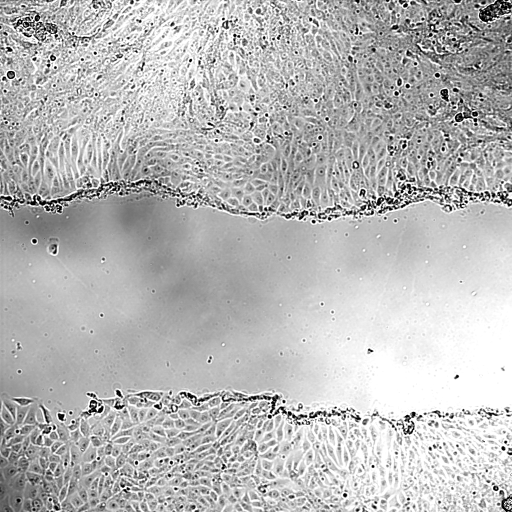
#> input picture final_project/DIC_SN_15_L10_Sum00.tif, 1024 x 1024 px (shown at 1/2 size)
$ jupyter execute --allow-errors 'First Image DIC_SN_15_L10_Sum00.ipynb'
#> lines starting #> are read from the running program, lines starting #| are printed output that depends on the picture; after the words box and inside, x2 and y2 are one past the last pixel; in counts of white or black regions, pixels touching at a corner belong together; long printed decimals are rounded
### final_project/impavi.py
"""
# impavi
I built a Python module with useful functions for Image Processing and Artificial Vision.
 The impavi module is named using the initials (IM)age (P)rocessing and (A)rtificial (VI)sion.

You'll find some simple functions such as impavi.luminance(rgb) and impavi.equalize(im,plot=False)
There are more complex algorithms like Floyd-Steinbeirg (FS) algorithm for error compensation
and the implementation of a Kirsch Compass filter.

If the module is useful to you feel free to
share it citing "Ignacio Cordova Pou; https://github.com/ignaciocordova"
"""

import numpy as np
import matplotlib.pyplot as plt
import scipy
from scipy import signal
import skimage
from scipy.ndimage.measurements import histogram
from skimage.filters.rank import entropy
from sklearn.cluster import KMeans
from scipy import ndimage


# [13 lines left out: function luminance, not called in this run]


def equalize(im,plot=False):

    """"
    Equalize the histogram of a one-channel image.

    Inputs: gray-scale image and plot flag
    Output: equalized image
    """

    h = histogram(im,0,255,256)
    hc = np.cumsum(h)/(im.shape[0]*im.shape[1])

    im_eq = hc[im]

    h_im_eq = histogram(im_eq,0,1,256)
    h_im_eq_c = np.cumsum(h_im_eq)/(im.shape[0]*im.shape[1])

    if plot:

        plt.figure(constrained_layout=True,figsize=(20,20))

        plt.subplot(321)
        plt.imshow(im,cmap='gray')
        plt.title('Original')
        plt.axis('off')


        plt.subplot(322)
        plt.plot(h)
        plt.title('Original Histogram')

        plt.subplot(323)
        plt.plot(255*hc)
        plt.title('Histogram Cumulative Sum Normalized of Original Image')

        plt.subplot(326)
        plt.plot(h_im_eq)
        plt.title('Histogram of Equalized Image')

        plt.subplot(325)
        plt.imshow(im_eq,cmap='gray')
        plt.title('Equalized')
        plt.axis('off')


        plt.subplot(324)
        plt.plot(255*h_im_eq_c)
        plt.title('Histogram Cumulative sum of Equalized Image')

    return im_eq


# [238 lines left out: functions high_pass_filter, low_pass_filter, median_filters, FS, otsu_filter, JJN and 2 more, not called in this run]


def apply_kmeans(im,k,plot=False):
    """
    Applies k-means clustering to an image and automatically selects the largest cluster.

    Inputs: gray-scale image and number of clusters and plot flag
    Output: largest cluster
    """
    dataK = im.reshape(im.shape[0]*im.shape[1],1)
    kmn = KMeans(n_clusters=k, init='k-means++',random_state=0).fit(dataK)
    # a label (0 to k) is assigned to each sample (row)
    labels = kmn.predict(dataK)

    # from 1d-array to 2d-array
    imRes = np.reshape(labels, [im.shape[0], im.shape[1]])

    ref = 0

    for label in range(k):
        cluster_size = np.count_nonzero(imRes==label)
        if cluster_size>ref:
            ref = cluster_size
            final_res = imRes==label

    if plot:
        plt.figure(constrained_layout=True,figsize=(11,11))
        plt.subplot(121)
        plt.imshow(im,cmap='gray')
        plt.title('Input')
        plt.axis('off')
        plt.subplot(122)
        plt.imshow(imRes,cmap='gray')
        plt.title('Largest K-means cluster')
        plt.axis('off')

    return 1-final_res


"""
The following functions were specially built for a project that
you can find in my github.
"""

def show(string):
    """
    Shows an image saved as string

    Inputs: string
    Output: None
    """
#> called with string = 'DIC_SN_15_L10_Sum00.tif'
    im = plt.imread(string)
#> im is the input picture: shape (1024, 1024); min 0, max 255, mean 184.2
    plt.figure(constrained_layout=True,figsize=(8,8))
    plt.imshow(im,cmap='gray')
    plt.axis('off')

# [57 lines left out: functions hfreq_segmentation, edge_enhanced_segmentation, get_ssim, not called in this run]

def state_of_the_art(string):
    """
    Computes the structural similarity index between the results obtained and the manually segmented image.
    Plots the each one of the results with its respective SSIM.

    Inputs: string
    Output: none
    """
#> called with string = 'DIC_SN_15_L10_Sum00'
    im = plt.imread(string+'.tif')
    im_manual = plt.imread(string+'_manual.png')
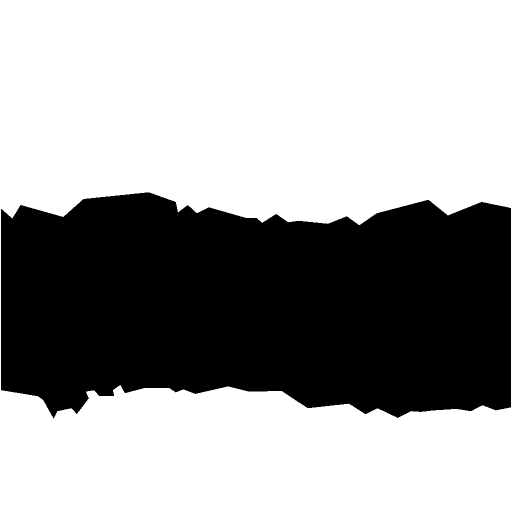
#> input picture final_project/DIC_SN_15_L10_Sum00_manual.png, 1024 x 1024 px (shown at 1/2 size)
#> im_manual: shape (1024, 1024) float32; values 0 (black) and 1 (white), 62.8% white; 1 black region, box (x1, y1, x2, y2) and area: (2, 385, 1022, 837) 389589
    im_topman = plt.imread(string+'_topman.png')
    im_tscratch = plt.imread(string+'_tscratch.png')
    im_multiceg_Seg = plt.imread(string+'_multiCellSeg.png')

    ssim_topman = skimage.metrics.structural_similarity(im_manual,im_topman)
    ssim_tscratch = skimage.metrics.structural_similarity(im_manual,im_tscratch)
    ssim_multiceg_Seg = skimage.metrics.structural_similarity(im_manual,im_multiceg_Seg)
    plt.figure(figsize=(11,11),constrained_layout=True)

    plt.subplot(231)
    plt.axis('off')
    plt.imshow(im,cmap='gray')
    plt.title('Original Image')

    plt.subplot(232)
    plt.axis('off')
    plt.imshow(im_manual,cmap='gray')
    plt.title('Manually segmented (target)')

    plt.subplot(233)
    plt.axis('off')

    plt.imshow(im_topman,cmap='gray')
    plt.title('Topman SSIM={:.2f}'.format(ssim_topman))

    plt.subplot(234)
    plt.axis('off')

    plt.imshow(im_tscratch,cmap='gray')
    plt.title('Tscratch SSIM={:.2f}'.format(ssim_tscratch))

    plt.subplot(235)
    plt.axis('off')

    plt.imshow(im_multiceg_Seg,cmap='gray')
    plt.title('MultiCellSeg SSIM={:.2f}'.format(ssim_multiceg_Seg))


def ssim_matrix(string,final):
    """
    Computes the structural similarity index between the results obtained and the manually segmented image.
    It also computes the SSIM between the results obtained.
    Builds a correlation matrix using all SSIMs

    Inputs: string and my final result of segmentation
    Output: correlation matrix
    """
    im_manual = plt.imread(string+'_manual.png')
    im_topman = plt.imread(string+'_topman.png')
    im_tscratch = plt.imread(string+'_tscratch.png')
    im_multiceg_Seg = plt.imread(string+'_multiCellSeg.png')

    #build a confussion matrix with all ssim values
    ssim = np.identity(5)
    ssim12 = skimage.metrics.structural_similarity(im_manual,im_topman)
    ssim13 = skimage.metrics.structural_similarity(im_manual,im_tscratch)
    ssim14 = skimage.metrics.structural_similarity(im_manual,im_multiceg_Seg)
    ssim15 = skimage.metrics.structural_similarity(im_manual,final)
    ssim[0,1] = np.round(ssim12,3)
    ssim[0,2] = np.round(ssim13,3)
    ssim[0,3] = np.round(ssim14,3)
    ssim[0,4] = np.round(ssim15,3)
    ssim21 = skimage.metrics.structural_similarity(im_topman,im_manual)
    ssim22 = skimage.metrics.structural_similarity(im_topman,im_tscratch)
    ssim23 = skimage.metrics.structural_similarity(im_topman,im_multiceg_Seg)
    ssim24 = skimage.metrics.structural_similarity(im_topman,final)
    ssim[1,0] = np.round(ssim21,3)
    ssim[1,2] = np.round(ssim22,3)
    ssim[1,3] = np.round(ssim23,3)
    ssim[1,4] = np.round(ssim24,3)
    ssim31 = skimage.metrics.structural_similarity(im_tscratch,im_manual)
    ssim32 = skimage.metrics.structural_similarity(im_tscratch,im_topman)
    ssim33 = skimage.metrics.structural_similarity(im_tscratch,im_multiceg_Seg)
    ssim34 = skimage.metrics.structural_similarity(im_tscratch,final)
    ssim[2,0] = np.round(ssim31,3)
    ssim[2,1] = np.round(ssim32,3)
    ssim[2,3] = np.round(ssim33,3)
    ssim[2,4] = np.round(ssim34,3)
    ssim41 = skimage.metrics.structural_similarity(im_multiceg_Seg,im_manual)
    ssim42 = skimage.metrics.structural_similarity(im_multiceg_Seg,im_topman)
    ssim43 = skimage.metrics.structural_similarity(im_multiceg_Seg,im_tscratch)
    ssim44 = skimage.metrics.structural_similarity(im_multiceg_Seg,final)
    ssim[3,0] = np.round(ssim41,3)
    ssim[3,1] = np.round(ssim42,3)
    ssim[3,2] = np.round(ssim43,3)
    ssim[3,4] = np.round(ssim44,3)

    ssim[4,0] = np.round(ssim15,3)
    ssim[4,1] = np.round(ssim24,3)
    ssim[4,2] = np.round(ssim34,3)
    ssim[4,3] = np.round(ssim44,3)
    return ssim

### final_project/First Image DIC_SN_15_L10_Sum00.ipynb
[cell 1]
import numpy as np
import matplotlib.pyplot as plt
import scipy
from scipy import signal
import skimage
from scipy.ndimage.measurements import histogram
from skimage.filters.rank import entropy
from sklearn.cluster import KMeans
from scipy import ndimage
import impavi

# Image Segmentation techniques ( 1/3 )

The first image I will work with is the easiest one for segmentation. This part of the study will provide a general idea of how segmentation can be performed and will serve as introduction to better understand the next, more problematic images. As you can see in the image below, **segmentation can not be performed based on color** so I will have to find other properties that vary between regions.

[cell 2]
impavi.show('DIC_SN_15_L10_Sum00.tif')

## State of the Art algorithms results

#> (a cell that did not finish here is left out)

## Equalizing the image improves contrast and texture in saturated regions

First of all, you can clearly see how the bottom right corner of the image has a high saturation and the texture is lost. I will first equalize the image in order to gain texture in that region.

[cell 4]
im = plt.imread('DIC_SN_15_L10_Sum00.tif')
im_eq = impavi.equalize(im,plot=False)
#> in equalize, `h = histogram(im,0,255,256)`: h = 256 values, max 98114 at index 255, min 163 at index 4, mean 4096
#> in equalize, `hc = np.cumsum(h)/(im.shape[0]*im.shape[1])`: hc = 256 values from 0.00707 to 1
#> in equalize, `im_eq = hc[im]`:
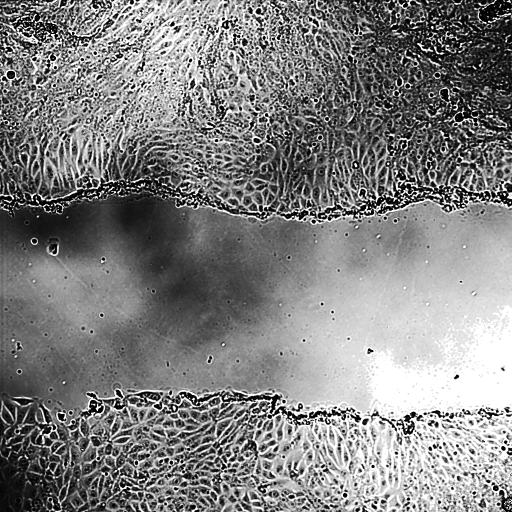
#> im_eq: shape (1024, 1024) float64 (shown at 1/2 size); min 0.00707, max 1, mean 0.507
#> in equalize, `h_im_eq = histogram(im_eq,0,1,256)`: h_im_eq = 256 values, max 98114 at index 255, min 0 at index 0, mean 4096
#> in equalize, `h_im_eq_c = np.cumsum(h_im_eq)/(im.shape[0]*im.shape[1])`: h_im_eq_c = 256 values from 0 to 1

plt.figure(figsize=(11,11))
plt.subplot(121)
plt.axis('off')
plt.imshow(im[800:,700:],cmap='gray')
plt.subplot(122)
plt.axis('off')
plt.imshow(im_eq[800:,700:],cmap='gray')
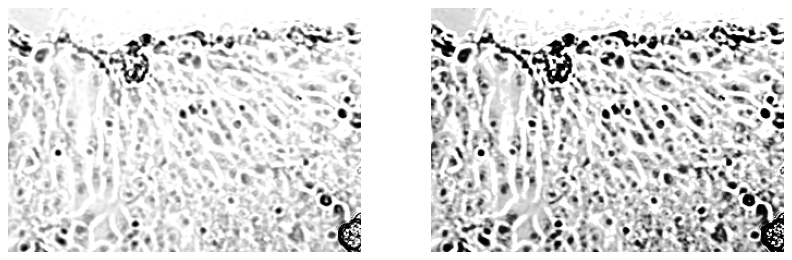
#> figure drawn by matplotlib, 2 panels

# High pass filter aproach

The idea behind this kind of segmentation relies on the structure difference between the central cut and the cell membrane. I will exploit the texture properties of the membrane to differentiate it from the wound.

One possible approach is to try to retain the parts of the image with high detail. In other words, gather information aboout change of contrast, edges, shapes, etc. This can be achieved by applying a "high pass filter" to the Fourier Transform of the image. This means dropping the low frequencies in the Fourier space and keeping just the frequencies in charge of these properties (change of contrast, edges, shapes, etc).

[cell 5]
#Fast Fourier Transform
im_tf = np.fft.fftshift(np.fft.fft2(im_eq))
#build Laplacian Filter
u, v = np.meshgrid(np.linspace(-1, 1, im.shape[0]), np.linspace(-1, 1, im.shape[1]))
lf = u**2 + v**2
circ = lf>0.005

plt.figure(figsize=(11,11))
plt.subplot(121)
plt.axis('off')
plt.title('Amplitude of the Fourier Transform')
plt.imshow(np.log10(np.abs(im_tf)),cmap='gray')
plt.subplot(122)
plt.title('Laplacian Filter')
plt.axis('off')
plt.imshow(circ,cmap='gray')
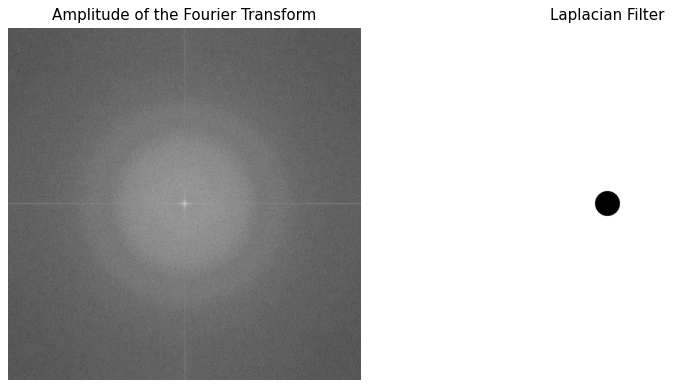
#> figure drawn by matplotlib, 2 panels

The result of the filter is an image with only contours:

[cell 6]
im1 = np.abs(np.fft.ifft2(im_tf*circ))
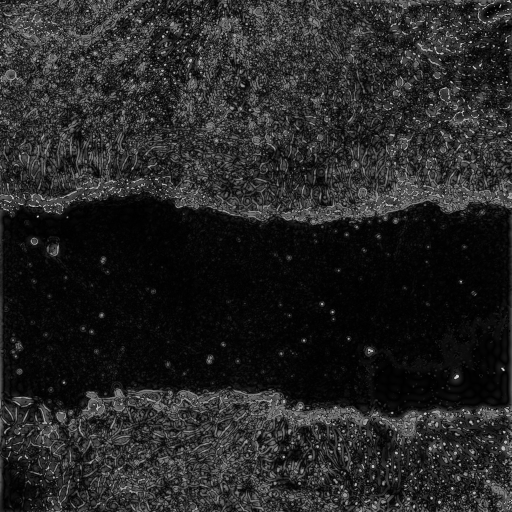
#> im1: shape (1024, 1024) float64 (shown at 1/2 size); min 1.23e-05, max 0.979, mean 0.147

plt.figure(figsize=(11,11))
plt.imshow(im1,cmap='gray')
plt.axis('off')

This new representation provides a change in mean pixel value between the wound and the tissue. Now we can begin the segmentation process.

Finally, I proceed to average the image with a very specific filter. That is, a rectangular filter with a higher dimension along the horizontal axis. This will minimize the loss of information at the edges of the cut and will get rid of the noise (white spots) on the cut region.

[cell 7]
median = ndimage.median_filter(im1, size=[11,41])
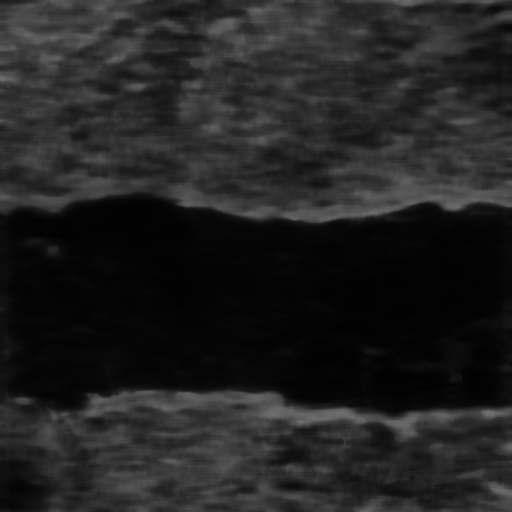
#> median: shape (1024, 1024) float64 (shown at 1/2 size); min 0.00582, max 0.443, mean 0.134
plt.figure(figsize=(7,7))
plt.imshow(median,cmap='gray')
plt.axis('off')

Now, one last "medfilt" will be enough to perform the final segmentation.

[cell 8]
# second MEDIAN THRESHOLD
# media = scipy.signal.medfilt(im, [mask size])
# ordena los valores de la imagen dentro de mask y coge el del medio
median2 = scipy.signal.medfilt2d(median, kernel_size=[11,41])
plt.figure(figsize=(7,7))
plt.imshow(median2,cmap='gray')
plt.axis('off')

The Otsu thresholding method appears insufficient when trying to binarize this image.

[cell 9]
otsu = median2>skimage.filters.threshold_otsu(median2)
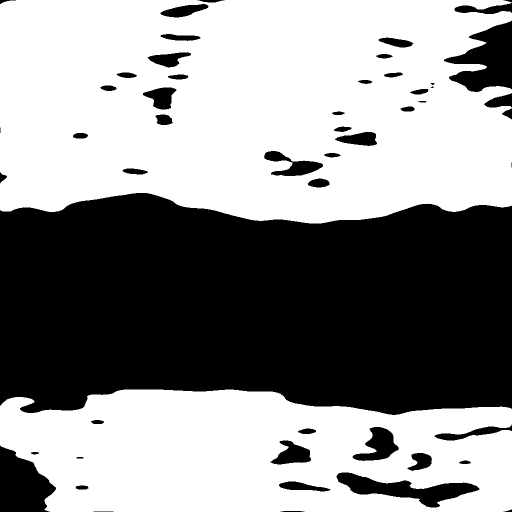
#> otsu: shape (1024, 1024) bool (shown at 1/2 size); 57.1% white; 52 black regions (3 under 20 px), largest, box (x1, y1, x2, y2) and area: (0, 386, 1024, 830) 392393, (888, 41, 1024, 184) 11051, (0, 891, 112, 1024) 10122
plt.figure(figsize=(7,7))
plt.title('Otsu threshold does not do well')
plt.imshow(otsu,cmap='gray')

## K-means clustering

The next function I built (can be found in the "impavi" module) performs K-means to the image using k=7 in this case. This allows to have a better, more refined segmentation than just a binarization. I built he function "apply_kmeans" so that it automatically returns the largest cluster out of the k clusters.

[cell 10]
im_seg = impavi.apply_kmeans(median2,7,plot=True)
#> in apply_kmeans, `imRes = np.reshape(labels, [im.shape[0], im.shape[1]])`:
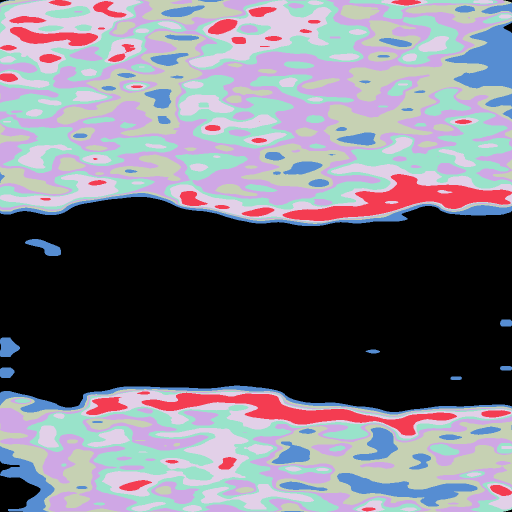
#> imRes: shape (1024, 1024) int32 (shown at 1/2 size); 7 distinct labels, from 0 to 6; one colour per label, 0 black
#> the loop in apply_kmeans, `for label in range(k):` made 7 passes
#> (cluster_size, ref) on pass 1: (378154, 378154)
#> cluster_size on passes 2 to 7: 48210, 163784, 134426, 107404, 154801, 61797
#> pass 1, in apply_kmeans, `final_res = imRes==label`:
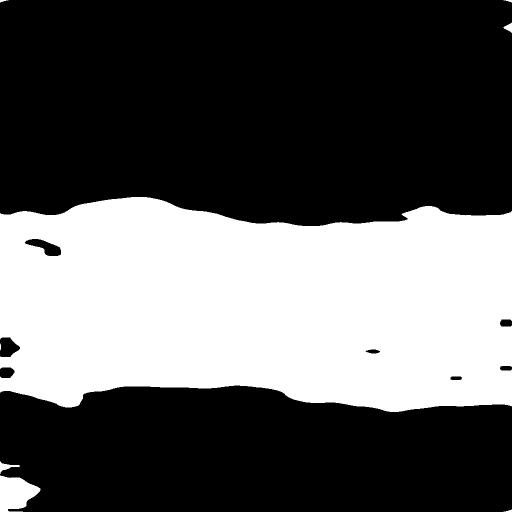
#> final_res: shape (1024, 1024) bool (shown at 1/2 size); 36.1% white; 8 white regions, largest, box (x1, y1, x2, y2) and area: (0, 394, 1024, 824) 373431, (0, 950, 81, 1024) 4045, (0, 922, 40, 948) 333
#> after the loop in apply_kmeans, `for label in range(k):`: ref = 378154
plt.figure(figsize=(7,7))
plt.imshow(im_seg,cmap='gray')
plt.axis('off')

## SSIM of my result and of all the other algorithms

I finally proceed to compare the result obtained with the solution built manually provided in the dataset.

[cell 11]
target = plt.imread('DIC_SN_15_L10_Sum00_manual.png')
ssim = skimage.metrics.structural_similarity(target,im_seg)
#> ssim = 0.96
print('The SSIM between the target and my result is:',ssim)
#| The SSIM between the target and my result is: 0.96

#> (a cell that did not finish here is left out)


[cell 13]
print(ssim)
#| 0.96

[cell 14]
import seaborn as sn
import pandas as pd
sn.set(font_scale=2)

df_cm = pd.DataFrame(ssim, index = [i for i in ['Manual','Topman','TScratch','MultiCellSeg','My result']],
                  columns = [i for i in ['Manual','Topman','TScratch','MultiCellSeg','My result']])
#> df_cm = table of 5 rows and 5 columns
plt.figure(figsize = (10,7))
sn.heatmap(df_cm, annot=True,fmt='.3g',)
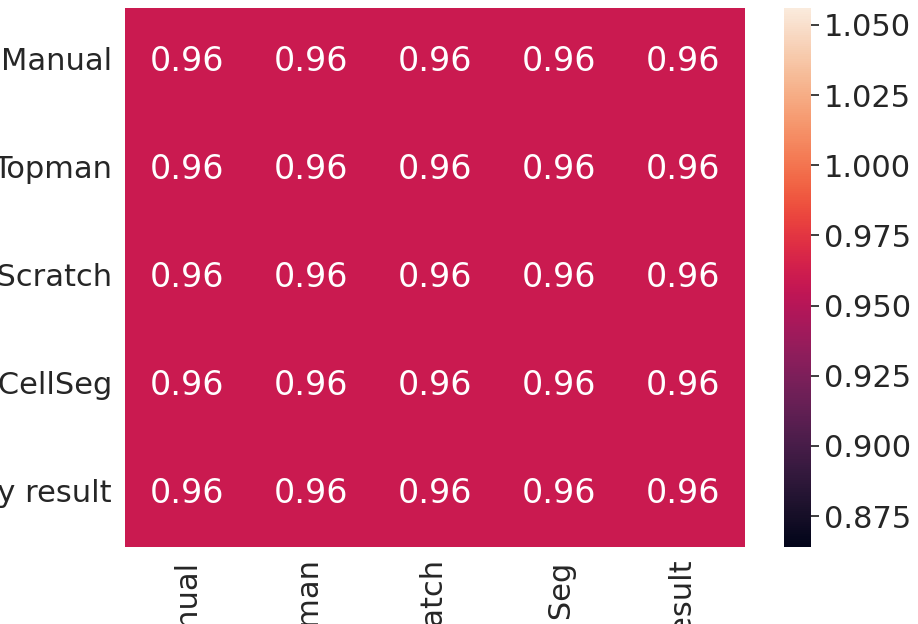
#> figure drawn by matplotlib, 2 panels
